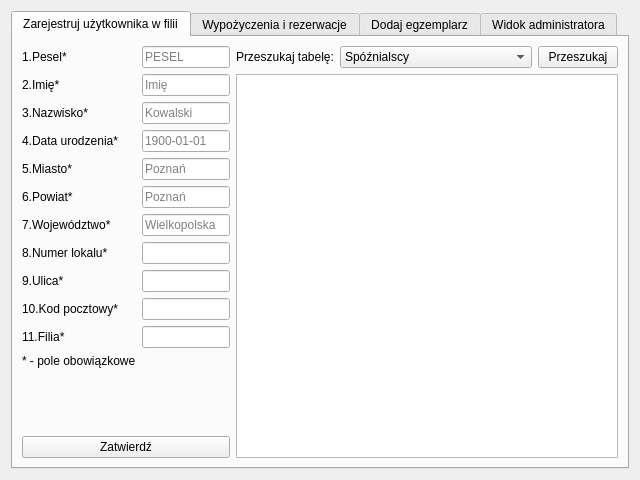
<?xml version="1.0" encoding="UTF-8"?>
<ui version="4.0">
 <class>Form</class>
 <widget class="QWidget" name="Form">
  <property name="geometry">
   <rect>
    <x>0</x>
    <y>0</y>
    <width>640</width>
    <height>480</height>
   </rect>
  </property>
  <property name="sizePolicy">
   <sizepolicy hsizetype="Expanding" vsizetype="Expanding">
    <horstretch>0</horstretch>
    <verstretch>0</verstretch>
   </sizepolicy>
  </property>
  <property name="minimumSize">
   <size>
    <width>640</width>
    <height>480</height>
   </size>
  </property>
  <property name="windowTitle">
   <string>Biblioteka</string>
  </property>
  <layout class="QGridLayout" name="gridLayout_3">
   <item row="0" column="0">
    <layout class="QGridLayout" name="gridLayout">
     <item row="0" column="0">
      <widget class="QTabWidget" name="tabWidget">
       <property name="sizePolicy">
        <sizepolicy hsizetype="Expanding" vsizetype="Expanding">
         <horstretch>0</horstretch>
         <verstretch>0</verstretch>
        </sizepolicy>
       </property>
       <property name="currentIndex">
        <number>0</number>
       </property>
       <widget class="QWidget" name="tab_3">
        <attribute name="title">
         <string>Zarejestruj użytkownika w filii</string>
        </attribute>
        <layout class="QGridLayout" name="gridLayout_5">
         <item row="0" column="0">
          <layout class="QGridLayout" name="gridLayout_2">
           <item row="1" column="1">
            <widget class="QPushButton" name="addUserButton">
             <property name="text">
              <string>Zatwierdź</string>
             </property>
            </widget>
           </item>
           <item row="0" column="1">
            <layout class="QFormLayout" name="formLayout_3">
             <item row="0" column="0">
              <widget class="QLabel" name="label_6">
               <property name="text">
                <string>1.Pesel*</string>
               </property>
              </widget>
             </item>
             <item row="0" column="1">
              <widget class="QLineEdit" name="lineEdit_1_1">
               <property name="inputMethodHints">
                <set>Qt::ImhDigitsOnly</set>
               </property>
               <property name="maxLength">
                <number>11</number>
               </property>
               <property name="placeholderText">
                <string notr="true">PESEL</string>
               </property>
              </widget>
             </item>
             <item row="1" column="0">
              <widget class="QLabel" name="label_7">
               <property name="text">
                <string>2.Imię*</string>
               </property>
              </widget>
             </item>
             <item row="1" column="1">
              <widget class="QLineEdit" name="lineEdit_1_2">
               <property name="maxLength">
                <number>50</number>
               </property>
               <property name="placeholderText">
                <string notr="true">Imię</string>
               </property>
              </widget>
             </item>
             <item row="2" column="0">
              <widget class="QLabel" name="label_8">
               <property name="text">
                <string>3.Nazwisko*</string>
               </property>
              </widget>
             </item>
             <item row="2" column="1">
              <widget class="QLineEdit" name="lineEdit_1_3">
               <property name="maxLength">
                <number>50</number>
               </property>
               <property name="placeholderText">
                <string notr="true">Kowalski</string>
               </property>
              </widget>
             </item>
             <item row="3" column="0">
              <widget class="QLabel" name="label_9">
               <property name="text">
                <string>4.Data urodzenia*</string>
               </property>
              </widget>
             </item>
             <item row="3" column="1">
              <widget class="QLineEdit" name="lineEdit_1_4">
               <property name="inputMethodHints">
                <set>Qt::ImhDate</set>
               </property>
               <property name="text">
                <string/>
               </property>
               <property name="maxLength">
                <number>10</number>
               </property>
               <property name="placeholderText">
                <string notr="true">1900-01-01</string>
               </property>
              </widget>
             </item>
             <item row="4" column="0">
              <widget class="QLabel" name="label_10">
               <property name="text">
                <string>5.Miasto*</string>
               </property>
              </widget>
             </item>
             <item row="4" column="1">
              <widget class="QLineEdit" name="lineEdit_1_5">
               <property name="maxLength">
                <number>50</number>
               </property>
               <property name="placeholderText">
                <string notr="true">Poznań</string>
               </property>
              </widget>
             </item>
             <item row="5" column="0">
              <widget class="QLabel" name="label_11">
               <property name="text">
                <string>6.Powiat*</string>
               </property>
              </widget>
             </item>
             <item row="5" column="1">
              <widget class="QLineEdit" name="lineEdit_1_6">
               <property name="maxLength">
                <number>50</number>
               </property>
               <property name="placeholderText">
                <string notr="true">Poznań</string>
               </property>
              </widget>
             </item>
             <item row="6" column="0">
              <widget class="QLabel" name="label_14">
               <property name="text">
                <string>7.Województwo*</string>
               </property>
              </widget>
             </item>
             <item row="6" column="1">
              <widget class="QLineEdit" name="lineEdit_1_7">
               <property name="maxLength">
                <number>50</number>
               </property>
               <property name="placeholderText">
                <string notr="true">Wielkopolska</string>
               </property>
              </widget>
             </item>
             <item row="7" column="0">
              <widget class="QLabel" name="label_15">
               <property name="text">
                <string>8.Numer lokalu*</string>
               </property>
              </widget>
             </item>
             <item row="7" column="1">
              <widget class="QLineEdit" name="lineEdit_1_8">
               <property name="text">
                <string/>
               </property>
               <property name="placeholderText">
                <string notr="true"/>
               </property>
              </widget>
             </item>
             <item row="8" column="0">
              <widget class="QLabel" name="label_16">
               <property name="text">
                <string>9.Ulica*</string>
               </property>
              </widget>
             </item>
             <item row="8" column="1">
              <widget class="QLineEdit" name="lineEdit_1_9">
               <property name="placeholderText">
                <string notr="true"/>
               </property>
              </widget>
             </item>
             <item row="9" column="0">
              <widget class="QLabel" name="label_17">
               <property name="text">
                <string>10.Kod pocztowy*</string>
               </property>
              </widget>
             </item>
             <item row="9" column="1">
              <widget class="QLineEdit" name="lineEdit_1_10">
               <property name="maxLength">
                <number>6</number>
               </property>
               <property name="placeholderText">
                <string notr="true"/>
               </property>
              </widget>
             </item>
             <item row="11" column="0">
              <widget class="QLabel" name="label">
               <property name="text">
                <string>* - pole obowiązkowe</string>
               </property>
              </widget>
             </item>
             <item row="10" column="0">
              <widget class="QLabel" name="label_5">
               <property name="text">
                <string>11.Filia*</string>
               </property>
              </widget>
             </item>
             <item row="10" column="1">
              <widget class="QLineEdit" name="lineEdit_1_11"/>
             </item>
            </layout>
           </item>
          </layout>
         </item>
         <item row="0" column="1">
          <layout class="QVBoxLayout" name="verticalLayout_9">
           <item>
            <layout class="QHBoxLayout" name="horizontalLayout_11">
             <item>
              <widget class="QLabel" name="label_3">
               <property name="text">
                <string>Przeszukaj tabelę:</string>
               </property>
              </widget>
             </item>
             <item>
              <widget class="QComboBox" name="comboBox_9">
               <item>
                <property name="text">
                 <string>Spóźnialscy</string>
                </property>
               </item>
               <item>
                <property name="text">
                 <string>Użytkownicy_w_filiach</string>
                </property>
               </item>
               <item>
                <property name="text">
                 <string>Wypożyczenia_użytkowników</string>
                </property>
               </item>
               <item>
                <property name="text">
                 <string>Egzemplarze_i_dzieła</string>
                </property>
               </item>
               <item>
                <property name="text">
                 <string>Autorzy_i_dzieła</string>
                </property>
               </item>
              </widget>
             </item>
             <item>
              <widget class="QPushButton" name="registerSearchButton">
               <property name="text">
                <string>Przeszukaj</string>
               </property>
              </widget>
             </item>
            </layout>
           </item>
           <item>
            <layout class="QHBoxLayout" name="registerSearchLabelsLayout"/>
           </item>
           <item>
            <widget class="QTableView" name="tableView_5"/>
           </item>
          </layout>
         </item>
        </layout>
       </widget>
       <widget class="QWidget" name="tab_4">
        <attribute name="title">
         <string>Wypożyczenia i rezerwacje</string>
        </attribute>
        <layout class="QGridLayout" name="gridLayout_7">
         <item row="0" column="1">
          <layout class="QVBoxLayout" name="verticalLayout_8">
           <item>
            <layout class="QHBoxLayout" name="horizontalLayout_7">
             <item>
              <widget class="QLabel" name="label_32">
               <property name="text">
                <string>Przeszukaj tabelę:</string>
               </property>
              </widget>
             </item>
             <item>
              <widget class="QComboBox" name="comboBox_8">
               <item>
                <property name="text">
                 <string>Spóźnialscy</string>
                </property>
               </item>
               <item>
                <property name="text">
                 <string>Użytkownicy_w_filiach</string>
                </property>
               </item>
               <item>
                <property name="text">
                 <string>Wypożyczenia_użytkowników</string>
                </property>
               </item>
               <item>
                <property name="text">
                 <string>Egzemplarze_i_dzieła</string>
                </property>
               </item>
               <item>
                <property name="text">
                 <string>Autorzy_i_dzieła</string>
                </property>
               </item>
              </widget>
             </item>
             <item>
              <widget class="QPushButton" name="borrowSearchButton">
               <property name="text">
                <string>Przeszukaj</string>
               </property>
              </widget>
             </item>
            </layout>
           </item>
           <item>
            <layout class="QHBoxLayout" name="borrowSearchLabelsLayout"/>
           </item>
           <item>
            <widget class="QTableView" name="tableView_4"/>
           </item>
          </layout>
         </item>
         <item row="0" column="0">
          <widget class="QTabWidget" name="tabWidget_2">
           <property name="currentIndex">
            <number>0</number>
           </property>
           <widget class="QWidget" name="tab_5">
            <attribute name="title">
             <string>Wypożycz</string>
            </attribute>
            <layout class="QGridLayout" name="gridLayout_9">
             <item row="1" column="0">
              <widget class="QPushButton" name="borrowButton">
               <property name="text">
                <string>Zatwierdź wypożyczenie</string>
               </property>
              </widget>
             </item>
             <item row="0" column="0">
              <layout class="QFormLayout" name="formLayout_8">
               <item row="0" column="0">
                <widget class="QLabel" name="label_33">
                 <property name="text">
                  <string>PESEL</string>
                 </property>
                </widget>
               </item>
               <item row="1" column="0">
                <widget class="QLabel" name="label_34">
                 <property name="text">
                  <string>Numer egzemplarza</string>
                 </property>
                </widget>
               </item>
               <item row="2" column="0">
                <widget class="QLabel" name="label_35">
                 <property name="text">
                  <string>Dni na oddanie</string>
                 </property>
                </widget>
               </item>
               <item row="0" column="1">
                <widget class="QLineEdit" name="borrowEdit">
                 <property name="maxLength">
                  <number>11</number>
                 </property>
                </widget>
               </item>
               <item row="1" column="1">
                <widget class="QLineEdit" name="borrowEdit_1">
                 <property name="inputMethodHints">
                  <set>Qt::ImhDigitsOnly</set>
                 </property>
                </widget>
               </item>
               <item row="2" column="1">
                <widget class="QLineEdit" name="borrowEdit_2">
                 <property name="inputMethodHints">
                  <set>Qt::ImhDigitsOnly</set>
                 </property>
                 <property name="text">
                  <string>21</string>
                 </property>
                </widget>
               </item>
              </layout>
             </item>
            </layout>
           </widget>
           <widget class="QWidget" name="tab_9">
            <attribute name="title">
             <string>Zwróć</string>
            </attribute>
            <layout class="QGridLayout" name="gridLayout_12">
             <item row="0" column="0">
              <layout class="QFormLayout" name="formLayout_2">
               <item row="0" column="0">
                <widget class="QLabel" name="label_4">
                 <property name="text">
                  <string>Numer egzemplarza</string>
                 </property>
                </widget>
               </item>
               <item row="0" column="1">
                <widget class="QLineEdit" name="returnEdit"/>
               </item>
              </layout>
             </item>
             <item row="1" column="0">
              <widget class="QPushButton" name="returnButton">
               <property name="text">
                <string>Zwróć egzemplarz</string>
               </property>
              </widget>
             </item>
            </layout>
           </widget>
           <widget class="QWidget" name="tab_6">
            <attribute name="title">
             <string>Zarezerwuj</string>
            </attribute>
            <layout class="QGridLayout" name="gridLayout_8">
             <item row="1" column="0">
              <widget class="QPushButton" name="reserveButton">
               <property name="text">
                <string>Zatwierdź rezerwację</string>
               </property>
              </widget>
             </item>
             <item row="0" column="0">
              <layout class="QFormLayout" name="formLayout_9">
               <item row="0" column="0">
                <widget class="QLabel" name="label_36">
                 <property name="text">
                  <string>PESEL</string>
                 </property>
                </widget>
               </item>
               <item row="1" column="0">
                <widget class="QLabel" name="label_37">
                 <property name="text">
                  <string>Numer egzemplarza</string>
                 </property>
                </widget>
               </item>
               <item row="2" column="0">
                <widget class="QLabel" name="label_38">
                 <property name="text">
                  <string>Dni do wygaśnięcia rezerwacji</string>
                 </property>
                </widget>
               </item>
               <item row="0" column="1">
                <widget class="QLineEdit" name="lineEdit_9">
                 <property name="inputMethodHints">
                  <set>Qt::ImhDigitsOnly|Qt::ImhPreferNumbers</set>
                 </property>
                 <property name="maxLength">
                  <number>11</number>
                 </property>
                </widget>
               </item>
               <item row="1" column="1">
                <widget class="QLineEdit" name="lineEdit_10"/>
               </item>
               <item row="2" column="1">
                <widget class="QLineEdit" name="lineEdit_11"/>
               </item>
              </layout>
             </item>
            </layout>
           </widget>
          </widget>
         </item>
        </layout>
       </widget>
       <widget class="QWidget" name="tab">
        <attribute name="title">
         <string>Dodaj egzemplarz</string>
        </attribute>
        <layout class="QGridLayout" name="gridLayout_4">
         <item row="0" column="2">
          <layout class="QVBoxLayout" name="verticalLayout_5">
           <item>
            <layout class="QHBoxLayout" name="horizontalLayout_4">
             <item>
              <widget class="QLabel" name="label_30">
               <property name="text">
                <string>Przeszukaj tabelę:</string>
               </property>
              </widget>
             </item>
             <item>
              <widget class="QComboBox" name="comboBox_7">
               <item>
                <property name="text">
                 <string>Spóźnialscy</string>
                </property>
               </item>
               <item>
                <property name="text">
                 <string>Użytkownicy_w_filiach</string>
                </property>
               </item>
               <item>
                <property name="text">
                 <string>Wypożyczenia_użytkowników</string>
                </property>
               </item>
               <item>
                <property name="text">
                 <string>Egzemplarze_i_dzieła</string>
                </property>
               </item>
               <item>
                <property name="text">
                 <string>Autorzy_i_dzieła</string>
                </property>
               </item>
              </widget>
             </item>
             <item>
              <widget class="QPushButton" name="addingSearchButton">
               <property name="text">
                <string>Przeszukaj</string>
               </property>
              </widget>
             </item>
            </layout>
           </item>
           <item>
            <layout class="QHBoxLayout" name="addSearchLabelsLayout"/>
           </item>
           <item>
            <widget class="QTableView" name="tableView_3"/>
           </item>
          </layout>
         </item>
         <item row="1" column="0">
          <widget class="QPushButton" name="addButton_2">
           <property name="text">
            <string>Dodaj</string>
           </property>
          </widget>
         </item>
         <item row="0" column="0">
          <layout class="QFormLayout" name="formLayout_6">
           <item row="0" column="0">
            <widget class="QLabel" name="label_22">
             <property name="text">
              <string>Tytuł*</string>
             </property>
            </widget>
           </item>
           <item row="0" column="1">
            <widget class="QLineEdit" name="lineEdit_2"/>
           </item>
           <item row="1" column="0">
            <widget class="QLabel" name="label_23">
             <property name="text">
              <string>Imię autora*</string>
             </property>
            </widget>
           </item>
           <item row="1" column="1">
            <widget class="QLineEdit" name="lineEdit_3"/>
           </item>
           <item row="2" column="0">
            <widget class="QLabel" name="label_24">
             <property name="text">
              <string>Nazwisko autora*</string>
             </property>
            </widget>
           </item>
           <item row="2" column="1">
            <widget class="QLineEdit" name="lineEdit_4"/>
           </item>
           <item row="4" column="0">
            <widget class="QLabel" name="label_26">
             <property name="text">
              <string>Numer filii*</string>
             </property>
            </widget>
           </item>
           <item row="4" column="1">
            <widget class="QLineEdit" name="lineEdit"/>
           </item>
           <item row="5" column="0">
            <widget class="QLabel" name="label_27">
             <property name="text">
              <string>Dział*</string>
             </property>
            </widget>
           </item>
           <item row="5" column="1">
            <widget class="QComboBox" name="comboBox_6">
             <property name="editable">
              <bool>true</bool>
             </property>
            </widget>
           </item>
           <item row="6" column="0">
            <widget class="QLabel" name="label_25">
             <property name="text">
              <string>Typ*</string>
             </property>
            </widget>
           </item>
           <item row="6" column="1">
            <widget class="QComboBox" name="comboBox_4">
             <item>
              <property name="text">
               <string>Ksiazka</string>
              </property>
             </item>
             <item>
              <property name="text">
               <string>Film</string>
              </property>
             </item>
            </widget>
           </item>
           <item row="7" column="0">
            <widget class="QLabel" name="label_31">
             <property name="text">
              <string>* - pole obowiązkowe</string>
             </property>
            </widget>
           </item>
          </layout>
         </item>
        </layout>
       </widget>
       <widget class="QWidget" name="tab_2">
        <attribute name="title">
         <string>Widok administratora</string>
        </attribute>
        <layout class="QGridLayout" name="gridLayout_6">
         <item row="4" column="0">
          <layout class="QHBoxLayout" name="horizontalLayout_9">
           <item>
            <layout class="QVBoxLayout" name="verticalLayout_4">
             <item>
              <layout class="QVBoxLayout" name="verticalLayout">
               <property name="sizeConstraint">
                <enum>QLayout::SetDefaultConstraint</enum>
               </property>
               <item>
                <layout class="QHBoxLayout" name="horizontalLayout_3">
                 <item>
                  <widget class="QLabel" name="label_2">
                   <property name="sizePolicy">
                    <sizepolicy hsizetype="Preferred" vsizetype="Preferred">
                     <horstretch>0</horstretch>
                     <verstretch>0</verstretch>
                    </sizepolicy>
                   </property>
                   <property name="text">
                    <string>Tabela:</string>
                   </property>
                  </widget>
                 </item>
                 <item>
                  <widget class="QComboBox" name="comboBox_2">
                   <property name="toolTip">
                    <string>Wybierz tabelę, którą chcesz zmodyfikować</string>
                   </property>
                   <item>
                    <property name="text">
                     <string>Autor</string>
                    </property>
                   </item>
                   <item>
                    <property name="text">
                     <string>Użytkownik</string>
                    </property>
                   </item>
                   <item>
                    <property name="text">
                     <string>Filia</string>
                    </property>
                   </item>
                   <item>
                    <property name="text">
                     <string>Gatunek</string>
                    </property>
                   </item>
                   <item>
                    <property name="text">
                     <string>Dzieło</string>
                    </property>
                   </item>
                   <item>
                    <property name="text">
                     <string>Dział</string>
                    </property>
                   </item>
                   <item>
                    <property name="text">
                     <string>Autorstwo_dzieła</string>
                    </property>
                   </item>
                   <item>
                    <property name="text">
                     <string>Egzemplarz</string>
                    </property>
                   </item>
                   <item>
                    <property name="text">
                     <string>Przynależność_do_filii</string>
                    </property>
                   </item>
                   <item>
                    <property name="text">
                     <string>Przynależność_do_gatunku</string>
                    </property>
                   </item>
                   <item>
                    <property name="text">
                     <string>Rezerwacja</string>
                    </property>
                   </item>
                   <item>
                    <property name="text">
                     <string>Wypożyczenie</string>
                    </property>
                   </item>
                  </widget>
                 </item>
                </layout>
               </item>
               <item>
                <layout class="QFormLayout" name="formLayout">
                 <property name="sizeConstraint">
                  <enum>QLayout::SetNoConstraint</enum>
                 </property>
                 <property name="fieldGrowthPolicy">
                  <enum>QFormLayout::ExpandingFieldsGrow</enum>
                 </property>
                </layout>
               </item>
               <item>
                <widget class="QPushButton" name="addButton">
                 <property name="text">
                  <string>Dodaj</string>
                 </property>
                </widget>
               </item>
               <item>
                <widget class="QPushButton" name="deleteButton">
                 <property name="text">
                  <string>Usuń</string>
                 </property>
                </widget>
               </item>
              </layout>
             </item>
            </layout>
           </item>
           <item>
            <layout class="QVBoxLayout" name="verticalLayout_2">
             <property name="sizeConstraint">
              <enum>QLayout::SetNoConstraint</enum>
             </property>
             <item>
              <layout class="QFormLayout" name="formLayout_4">
               <item row="0" column="0">
                <widget class="QLabel" name="label_21">
                 <property name="text">
                  <string>Podejrzyj tabelę:</string>
                 </property>
                </widget>
               </item>
               <item row="0" column="1">
                <widget class="QComboBox" name="comboBox">
                 <property name="sizePolicy">
                  <sizepolicy hsizetype="Expanding" vsizetype="Fixed">
                   <horstretch>0</horstretch>
                   <verstretch>0</verstretch>
                  </sizepolicy>
                 </property>
                 <property name="toolTip">
                  <string>Wybierz tabelę, którą chcesz obejrzeć</string>
                 </property>
                 <item>
                  <property name="text">
                   <string>Autor</string>
                  </property>
                 </item>
                 <item>
                  <property name="text">
                   <string>Użytkownik</string>
                  </property>
                 </item>
                 <item>
                  <property name="text">
                   <string>Filia</string>
                  </property>
                 </item>
                 <item>
                  <property name="text">
                   <string>Gatunek</string>
                  </property>
                 </item>
                 <item>
                  <property name="text">
                   <string>Dzieło</string>
                  </property>
                 </item>
                 <item>
                  <property name="text">
                   <string>Dział</string>
                  </property>
                 </item>
                 <item>
                  <property name="text">
                   <string>Autorstwo_dzieła</string>
                  </property>
                 </item>
                 <item>
                  <property name="text">
                   <string>Egzemplarz</string>
                  </property>
                 </item>
                 <item>
                  <property name="text">
                   <string>Przynależność_do_filii</string>
                  </property>
                 </item>
                 <item>
                  <property name="text">
                   <string>Przynależność_do_gatunku</string>
                  </property>
                 </item>
                 <item>
                  <property name="text">
                   <string>Rezerwacja</string>
                  </property>
                 </item>
                 <item>
                  <property name="text">
                   <string>Wypożyczenie</string>
                  </property>
                 </item>
                </widget>
               </item>
              </layout>
             </item>
             <item>
              <widget class="QTableView" name="tableView">
               <property name="enabled">
                <bool>true</bool>
               </property>
              </widget>
             </item>
            </layout>
           </item>
           <item>
            <layout class="QVBoxLayout" name="verticalLayout_3">
             <item>
              <layout class="QHBoxLayout" name="horizontalLayout_2">
               <item>
                <widget class="QLabel" name="label_20">
                 <property name="sizePolicy">
                  <sizepolicy hsizetype="Preferred" vsizetype="Preferred">
                   <horstretch>0</horstretch>
                   <verstretch>0</verstretch>
                  </sizepolicy>
                 </property>
                 <property name="text">
                  <string>Przeszukaj tabelę</string>
                 </property>
                </widget>
               </item>
               <item>
                <widget class="QComboBox" name="comboBox_3">
                 <property name="sizePolicy">
                  <sizepolicy hsizetype="Expanding" vsizetype="Fixed">
                   <horstretch>0</horstretch>
                   <verstretch>0</verstretch>
                  </sizepolicy>
                 </property>
                 <property name="toolTip">
                  <string>Wybierz tabelę, którą chcesz przeszukać</string>
                 </property>
                 <item>
                  <property name="text">
                   <string>Autor</string>
                  </property>
                 </item>
                 <item>
                  <property name="text">
                   <string>Użytkownik</string>
                  </property>
                 </item>
                 <item>
                  <property name="text">
                   <string>Filia</string>
                  </property>
                 </item>
                 <item>
                  <property name="text">
                   <string>Gatunek</string>
                  </property>
                 </item>
                 <item>
                  <property name="text">
                   <string>Dzieło</string>
                  </property>
                 </item>
                 <item>
                  <property name="text">
                   <string>Dział</string>
                  </property>
                 </item>
                 <item>
                  <property name="text">
                   <string>Autorstwo_dzieła</string>
                  </property>
                 </item>
                 <item>
                  <property name="text">
                   <string>Egzemplarz</string>
                  </property>
                 </item>
                 <item>
                  <property name="text">
                   <string>Przynależność_do_filii</string>
                  </property>
                 </item>
                 <item>
                  <property name="text">
                   <string>Przynależność_do_gatunku</string>
                  </property>
                 </item>
                 <item>
                  <property name="text">
                   <string>Rezerwacja</string>
                  </property>
                 </item>
                 <item>
                  <property name="text">
                   <string>Wypożyczenie</string>
                  </property>
                 </item>
                </widget>
               </item>
               <item>
                <widget class="QPushButton" name="searchButton">
                 <property name="text">
                  <string>Wyszukaj wg wzorca</string>
                 </property>
                </widget>
               </item>
              </layout>
             </item>
             <item>
              <layout class="QHBoxLayout" name="horizontalLayout"/>
             </item>
             <item>
              <widget class="QTableView" name="tableView_2"/>
             </item>
            </layout>
           </item>
          </layout>
         </item>
        </layout>
       </widget>
      </widget>
     </item>
    </layout>
   </item>
  </layout>
 </widget>
 <tabstops>
  <tabstop>lineEdit_1_1</tabstop>
  <tabstop>lineEdit_1_2</tabstop>
  <tabstop>lineEdit_1_3</tabstop>
  <tabstop>lineEdit_1_4</tabstop>
  <tabstop>lineEdit_1_5</tabstop>
  <tabstop>lineEdit_1_6</tabstop>
  <tabstop>lineEdit_1_7</tabstop>
  <tabstop>lineEdit_1_8</tabstop>
  <tabstop>lineEdit_1_9</tabstop>
  <tabstop>lineEdit_1_10</tabstop>
  <tabstop>addUserButton</tabstop>
  <tabstop>addButton</tabstop>
  <tabstop>comboBox</tabstop>
  <tabstop>tableView</tabstop>
  <tabstop>tabWidget</tabstop>
 </tabstops>
 <resources/>
 <connections/>
</ui>
